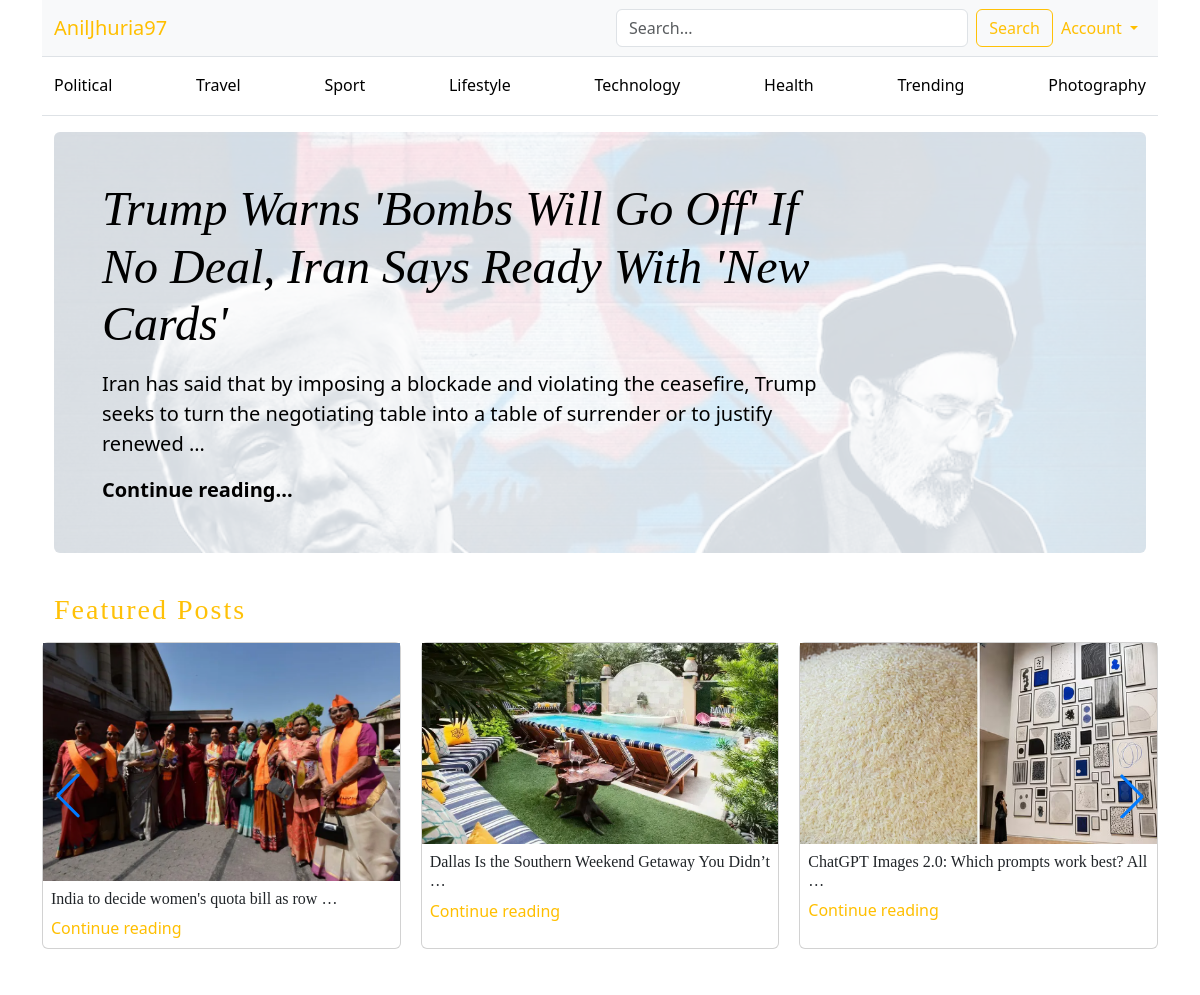
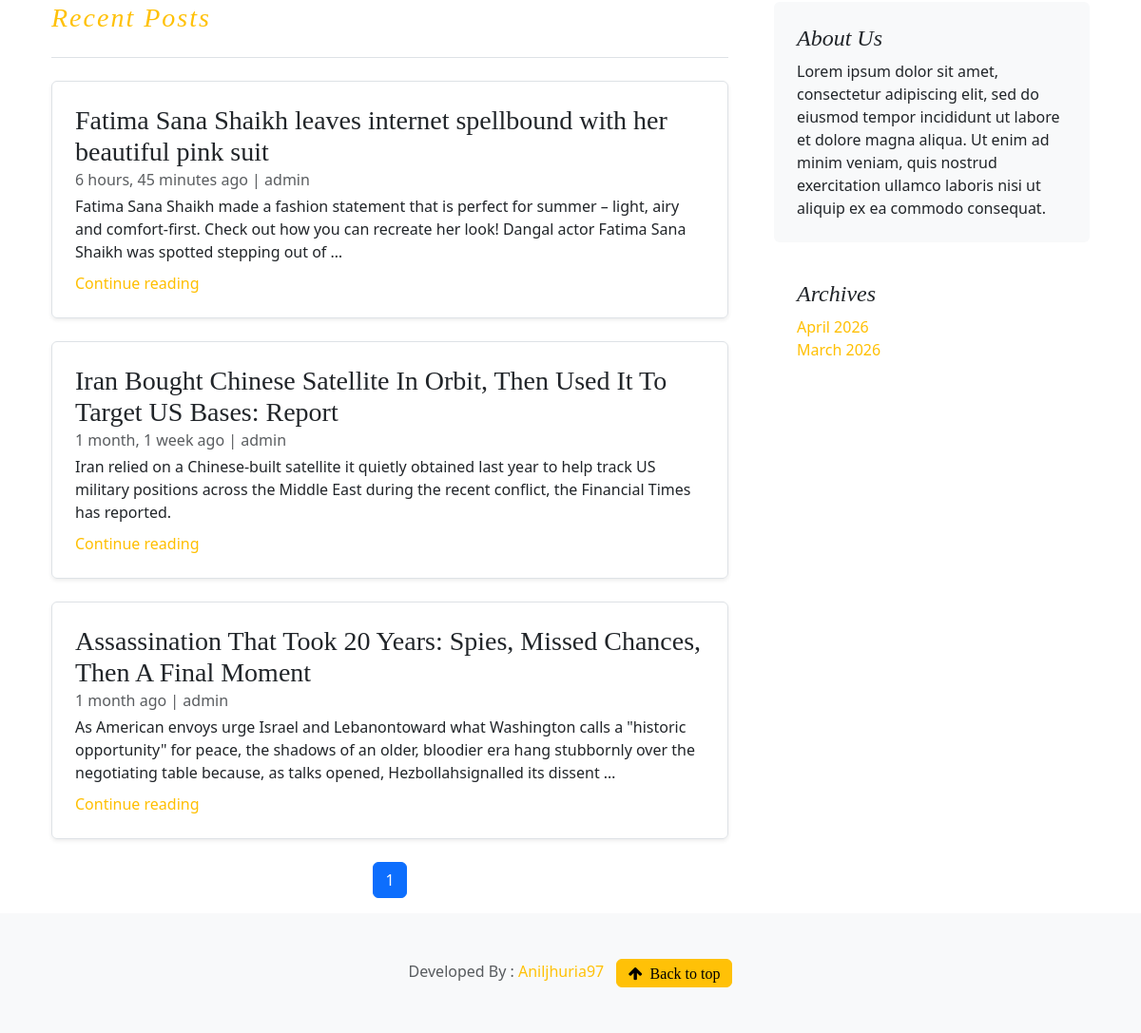
The page / on the database its author committed (2 pictures, top to bottom).
### blogs/models.py (models this page shows, shortened)
class Category(models.Model):
    category_name=models.CharField(max_length=50,unique=True)
    created_at=models.DateTimeField(auto_now_add=True)
    updated_at=models.DateTimeField(auto_now=True)
    class Meta:
        verbose_name_plural='Categories'
    def __str__(self):
        return self.category_name

class Blog(models.Model):
    title=models.CharField(max_length=100)
    slug=models.SlugField(max_length=150,unique=True,blank=True)
    category=models.ForeignKey(Category,on_delete=models.CASCADE)
    auther=models.ForeignKey(User,on_delete=models.CASCADE)
    feature_image=models.ImageField(upload_to='uploads/%Y/%m/%d')
    short_desc=models.TextField(max_length=500)
    blog_body=models.TextField(max_length=2000)
    status=models.CharField(max_length=20,choices=STATUS_CHOICES,default="Draft")
    is_featured=models.BooleanField(default=False)
    created_at=models.DateTimeField(auto_now_add=True)
    updated_at=models.DateTimeField(auto_now=True)
    def __str__(self):
        return self.title

### aboutus/models.py (models this page shows, shortened)
class Aboutus(models.Model):
    about_heading =models.CharField(max_length=30)
    about_desc=models.TextField(max_length=255)
    created_at=models.DateTimeField(auto_now_add=True)
    updated_at=models.DateTimeField(auto_now=True)
    class Meta:
        verbose_name_plural='About Us'

### blog_main/views.py (the view)
# urls.py: 2. Add a URL to urlpatterns:  path('', views.home, name='home')
def home(request):
    featured_posts=Blog.objects.filter(is_featured=True,status="Published").order_by('updated_at')
    posts=Blog.objects.filter(is_featured=False,status="Published").order_by('-updated_at')
    paginator = Paginator(posts, 4)  # 6 per page
    page_number = request.GET.get('page')
    posts = paginator.get_page(page_number)
    try:
        about_us=Aboutus.objects.get()
    except:
        about_us=None
    context={
        'featured_posts':featured_posts,
        'posts':posts,
        'about_us':about_us
    }
    return render(request,'home.html',context)

### blogs/context_processors.py (called while the page is built)
def get_categories(request):
    categories = Category.objects.annotate(
            post_count=Count('blog')   # related_name ya default blog_set
        ).order_by('-post_count')[:8]
    return dict(categories=categories)

def get_blog_month(request):
    months = Blog.objects.dates('created_at', 'month', order='DESC')
    return dict(blog_month=months)

### templates/home.html (shortened to what this page needs)
{% extends 'base.html' %}
{% block content %}
    <main class="container">
        {% for feb in featured_posts %}
         {% if forloop.first %}
        <div class="p-4 p-md-5 mb-4 rounded text-body-emphasis bg-body-secondary" style="background-image: url({{ feb.feature_image.url }});background-blend-mode:overlay;background-size:cover;">
            <div class="col-lg-9 px-0">
                <h1 class="display-5 fst-italic">
                    {{ feb}}
                </h1>
                <p class="lead my-3">
                   {{ feb.short_desc | truncatewords:28 }}
                </p>
                <p class="lead mb-0">
                    <a href="{% url 'blog_details' feb.slug %}" class="text-body-emphasis fw-bold">Continue reading...</a>
                </p>
            </div>
        </div>
        {% endif %}
        {% endfor %}
        <div class="row mb-5">
            <h3 class="text-warning mt-3 mb-3" style="letter-spacing:2px">Featured Posts</h3>
            <div class="swiper mySwiper">
                <div class="swiper-wrapper">
                    {% for post in featured_posts %}
                    {% if not forloop.first %}
                    <div class="swiper-slide">
                        <div class="card h-100">
                            <img src="{{ post.feature_image.url }}" class="img-fluid">
                            <div class="p-2">
                                <h6>{{ post.title|truncatewords:8 }}</h6>
                                <a href="{% url 'blog_details' post.slug %}">Continue reading</a>
                            </div>
                        </div>
                    </div>
                    {% endif %}
                    {% endfor %}
                </div>
                <div class="swiper-button-next"></div>
                <div class="swiper-button-prev"></div>
            </div>
        </div>
        <div class="row g-5">
            <div class="col-md-8">
                <H3 class="text-warning pb-4 mb-4 fst-italic border-bottom" style="letter-spacing:2px">Recent Posts</H3>
                {% for post in posts %}
                <div class="row g-0 border rounded overflow-hidden flex-md-row mb-4 shadow-sm h-md-250 position-relative">
                    <div class="col p-4 d-flex flex-column position-static">
                        <h3 class="mb-0">{{ post }}</h3>
                        <div class="mb-1 text-body-secondary">{{ post.created_at | timesince }} ago | {{ post.auther}}</div>
                        <p class="card-text mb-auto">
                           {{ post.short_desc | truncatewords:35 }}
                        </p>
                        <a href="{% url 'blog_details' post.slug %}" class="icon-link gap-1 icon-link-hover stretched-link mt-2">
                            Continue reading
                            <svg class="bi" aria-hidden="true">
                                <use xlink:href="#chevron-right"></use>
                            </svg>
                        </a>
                    </div>
                </div>
                {% endfor%}
                <div class="d-flex justify-content-center mt-4">
                    <nav>
                        <ul class="pagination">
                            <li class="page-item active">
                                <span class="page-link">{{ posts.number }}</span>
                            </li>
                        </ul>
                    </nav>
                </div>
            </div>
            <div class="col-md-4">
                <div class="position-sticky" style="top: 2rem">
                    <div class="p-4 mb-3 bg-body-tertiary rounded">
                        <h4 class="fst-italic">{{ about_us.about_heading }}</h4>
                        <p class="mb-0">
                           {{ about_us.about_desc}}
                        </p>
                    </div>
                    <div class="p-4">
                        <h4 class="fst-italic">Archives</h4>
                        <ol class="list-unstyled mb-0">
                            {% for m in blog_month %}
                            <li><a href="{% url 'blogs_list' m|date:'Y' m|date:'n' %}">{{ m | date:"F Y" }}</a></li>
                            {% endfor %}
                        </ol>
                    </div>
                </div>
            </div>
        </div>
    </main>
{% endblock  %}

### templates/base.html (shortened to what this page needs)
{% load static %}
<!doctype html>
<html lang="en" data-bs-theme="auto">
<head>
    <link href="{% static 'css/bootstrap.min.css' %} " rel="stylesheet" />
    <link href="{% static 'css/blog.css' %} " rel="stylesheet" />
    <link href="{% static 'css/custom.css' %}" rel="stylesheet" />
    <link rel="stylesheet" href="https://cdnjs.cloudflare.com/ajax/libs/font-awesome/4.7.0/css/font-awesome.min.css">
    <link rel="stylesheet" href="https://cdn.jsdelivr.net/npm/swiper/swiper-bundle.min.css"/>
</head>
<body>
    <div class="container">
        <nav class="navbar navbar-expand-lg navbar-light bg-light border-bottom">
            <div class="container-fluid">
                <a class="navbar-brand col-lg-6" href="/">AnilJhuria97</a>
                <div class="collapse navbar-collapse" id="navbarContent">
                <form class="d-flex my-2 my-lg-0 w-100" action="{% url 'search' %}" method="get">
                    <input class="form-control me-2" type="text" name="keyword" placeholder="Search...">
                    <button class="btn btn-outline-warning" type="submit">Search</button>
                </form>
                <ul class="navbar-nav ms-auto mt-2 mt-lg-0">
                    <li class="nav-item dropdown">
                    <a class="nav-link dropdown-toggle btn btn-outline-warning"
                        href="#" data-bs-toggle="dropdown">
                        Account
                    </a>
                    </li>
                </ul>
                </div>
            </div>
            </nav>
            <div class="border-bottom d-none d-lg-block">
                <div class="container-fluid">
                    <nav class="nav nav-underline py-2 justify-content-between">
                    {% for cat in categories %}
                        <a class="nav-link link-body-emphasis"
                        href="{% url 'posts_by_category' cat.id %}">
                        {{ cat }}
                        </a>
                    {% endfor %}
                    </nav>
                </div>
            </div>
        <div class="mt-3">
            {% block content %}
            {% endblock %}
        </div>
    </div>
  <footer class="py-5 text-center text-body-secondary bg-body-tertiary">
        <p class="mb-0">Developed By :
            <a class="text-warning font-weight-bold" href="https://mail.google.com/mail/?view=cm&fs=1&to=aniljhuria97@gmail.com" target="_blank">
                Aniljhuria97
            </a> &nbsp;
            <a href="#"><i class="fa fa-arrow-up btn btn-warning">&nbsp; Back to top</i> </a></p>
    </footer>
</body>
</html>

### blog_main/static/css/blog.css (style rules this page uses)
h1, h2, h3, h4, h5, h6 { font-family: "Playfair Display", Georgia, "Times New Roman", serif; }
@media (min-width: 768px) { .h-md-250 { height: 250px; } }
a { color: #ffbf00 !important; opacity: 1; text-decoration: none; }

### blog_main/static/css/custom.css (style rules this page uses)
.bi { vertical-align: -0.125em; fill: currentColor; }

### rows shown on the page
Category: category_name "Political"
Category: category_name "Travel"
Category: category_name "Sport"
Category: category_name "Lifestyle"
Category: category_name "Technology"
Category: category_name "Health"
Category: category_name "Trending"
Category: category_name "Photography"
Blog: feature_image (picture), title "Trump Warns 'Bombs Will Go Off' If No Deal, Iran Says Ready With 'New Cards'", short_desc "Iran has said that by imposing a blockade and violating the ceasefire, Trump seeks to turn the negotiating table into a table of surrender or to justify renewed …"
Blog: feature_image (picture), title "India to decide women's quota bill as row …"
Blog: feature_image (picture), title "Dallas Is the Southern Weekend Getaway You Didn’t …"
Blog: feature_image (picture), title "ChatGPT Images 2.0: Which prompts work best? All …"
Blog: title "Fatima Sana Shaikh leaves internet spellbound with her beautiful pink suit", created_at "6 hours, 45 minutes", auther "admin", short_desc "Fatima Sana Shaikh made a fashion statement that is perfect for summer – light, airy and comfort-first. Check out how you can recreate her look! Dangal actor Fatima Sana Shaikh was spotted stepping out of …"
Blog: title "Iran Bought Chinese Satellite In Orbit, Then Used It To Target US Bases: Report", created_at "1 month, 1 week", auther "admin", short_desc "Iran relied on a Chinese-built satellite it quietly obtained last year to help track US military positions across the Middle East during the recent conflict, the Financial Times has reported."
Blog: title "Assassination That Took 20 Years: Spies, Missed Chances, Then A Final Moment", created_at "1 month", auther "admin", short_desc "As American envoys urge Israel and Lebanontoward what Washington calls a \"historic opportunity\" for peace, the shadows of an older, bloodier era hang stubbornly over the negotiating table because, as talks opened, Hezbollahsignalled its dissent …"
Aboutus: about_heading "About Us", about_desc "Lorem ipsum dolor sit amet, consectetur adipiscing elit, sed do eiusmod tempor incididunt ut labore et dolore magna aliqua. Ut enim ad minim veniam, quis nostrud exercitation ullamco laboris nisi ut aliquip ex ea commodo consequat."

### other values the page prints
{{ posts.number }} "1"
{{ m | date:"F Y" }} "April 2026" "March 2026"
